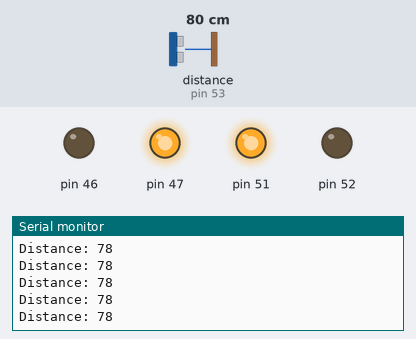
This sketch was run on a simulated Arduino Mega 2560, built with avr-gcc and run on an emulated ATmega2560. Shown: output pins drawn as LEDs (lit = HIGH), the last lines printed to the serial monitor. Wiring (inferred from the names in the program): ultrasonic range finder: trigger pin 49; echo pin 53. Inputs (shaded band) come from the test bench; at power-on: distance to the obstacle (sensor on pin 53) 80 cm. The echo pulse lasts 58.3 µs per cm; pins used as bus, display or sensor lines are not drawn.

Above: at 1.2 s.
1.3 s: distance to the obstacle (sensor on pin 53) set to 2 cm
At 2.0 s:
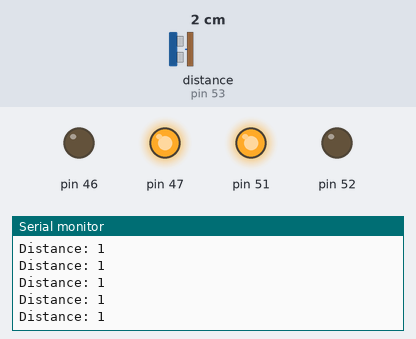
4.3 s: distance to the obstacle (sensor on pin 53) set to 120 cm
At 5.3 s:
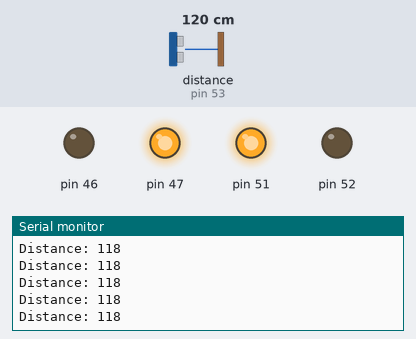
Timing chart, 0 to 7.3 s (numbered marks = the images above; inputs shaded):
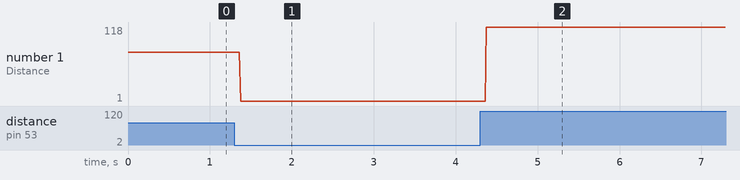

Measured:
- after the input at 1.3 s, the serial monitor: prints a new line after 0.07 s (image 1)
- after the input at 4.3 s, the serial monitor: prints a new line after 0.08 s (image 2)
- plotted number 1: 78 → 1 after the input at 1.3 s, 1 → 118 after the input at 4.3 s

The sketch:

EE175A_Ultra_Test_Multi.ino
```cpp
// defines pins numbers
const int trigPin0 = 48;
const int trigPin1 = 49;
const int echoPin0 = 50;
const int echoPin1 = 53;
// defines variables
long duration0; // high values if the distance is far
long duration1;
int distance0; // distance will be between 0-4000 so it doesn't need to be a long
int distance1;
void setup() {
pinMode(52, OUTPUT);
pinMode(51,OUTPUT);
pinMode(46, OUTPUT);
pinMode(47,OUTPUT);
pinMode(trigPin0, OUTPUT); // Sets the trigPin as an Output
pinMode(trigPin1, OUTPUT); // Sets the trigPin as an Output
pinMode(echoPin0, INPUT); // Sets the echoPin as an Input
pinMode(echoPin1, INPUT); // Sets the echoPin as an InputInput
Serial.begin(9600); // Starts the serial communication
digitalWrite(46, LOW);
digitalWrite(47,HIGH);
digitalWrite(52, LOW);
digitalWrite(51,HIGH);
}
long trigRead(int trigPin,int echoPin){ // function created to do the ultrasonic testing without having to repeat it multiple times
  digitalWrite(trigPin, LOW); // sets up a clean signal for trigPin
  delayMicroseconds(5);
  // Sets the trigPin on HIGH state for 15 micro seconds
  digitalWrite(trigPin, HIGH);
  delayMicroseconds(15);
  digitalWrite(trigPin, LOW); // returns the pin to low state
  return pulseIn(echoPin,HIGH); // produces the value recieved by echoPin
}
void loop() {
//duration0 = trigRead(trigPin0,echoPin0); // utilizes function to recieve four distinct values for each ultrasonic sensor
duration1 = trigRead(trigPin1,echoPin1);
// Calculating the distance
//distance0= duration0*0.034/2; // uses a formula for speed of sound and temperature to acquire distance in centimeters
distance1= duration1*0.034/2;
// Prints the distance on the Serial Monitor for each ultrasonic sensor
Serial.print("Distance: ");
//Serial.print(distance0);
//Serial.print(", ");
Serial.println(distance1);
}
```
